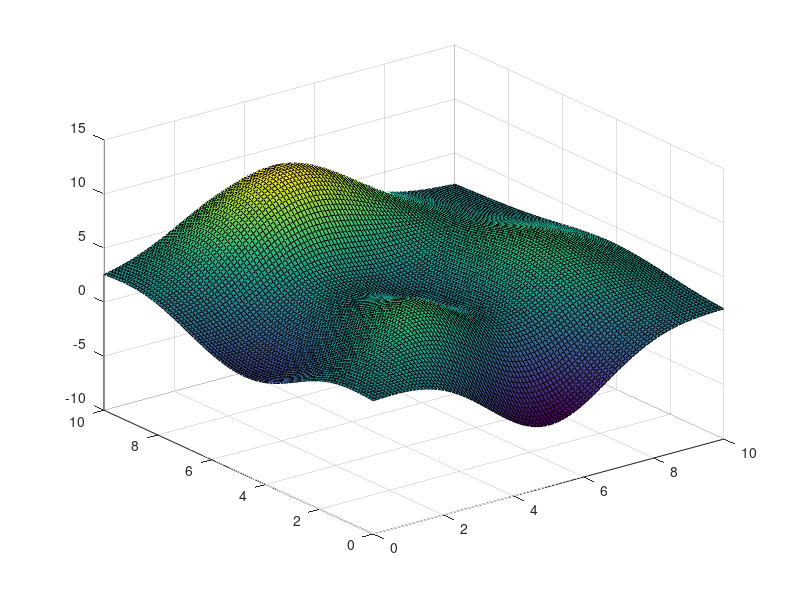

The MATLAB source for this figure: (Note: this script raises an error after producing the figure.)
close all
clear all
clc
cd 'D:\OneDrive\013 - Master\06 - Masterarbeit\05-WrittenPart-trustful\04_MaterialMethods\img\working folder\SchematicBalanceSystem'

N = 100;
X0 = linspace(0,10,N);
Y0 = X0;

figure
% surface layer
n = linspace(-1.5,2,N);
[X1,Y1,Z1] = peaks(n);
Z1 = Z1+2;
s = surf(X0,Y0,Z1);
s.FaceAlpha = 1.0;
s.FaceColor = [0.4660 0.6740 0.1880];
s.LineStyle = 'none';
s.FaceLighting = 'gouraud';
s.AmbientStrength = 0.7;
s.DiffuseStrength = 0.6;
s.SpecularStrength = 0.3;
light("Style","infinite","Position",[-1 -10 20])
hold on
% second layer
n = linspace(-1.0,2.0,N);
[X2,Y2,Z2] = peaks(n);
Z2 = Z2/1.4-5;
s = surf(X0,Y0,Z2);
s.FaceColor = [0.5 0.5 0.5];
s.LineStyle = 'none';
% third layer
n = linspace(-0.5,1.5,N);
[X3,Y3,Z3] = peaks(n);
Z3 = Z3/1.7-10;
s = surf(X0,Y0,Z3);
s.FaceAlpha = 1.0;
s.FaceColor = [0.3010 0.7450 0.9330];
s.LineStyle = 'none';
% fourth layer
n = linspace(0,2.0,N);
[X4,Y4,Z4] = peaks(n);
Z4 = -transpose(Z4)/2-15;
s = surf(X0,Y0,Z4);
s.FaceAlpha = 1.0;
s.FaceColor = [0.3010 0.7450 0.9330];
s.LineStyle = 'none';

% side faces

% front left
X = [min(X0) min(X0)];
Y = transpose([Y0; Y0]);
Z12 = [Z1(:,1) Z2(:,1)];
Z23 = [Z2(:,1) Z3(:,1)];
Z34 = [Z3(:,1) Z4(:,1)];
%Zfl12 = [Z1(:,1) Z2(:,1)];
s12 = surf(X,Y,Z12);
s23 = surf(X,Y,Z23);
s34 = surf(X,Y,Z34);
s12.EdgeColor = 'none';
s23.EdgeColor = 'none';
s34.EdgeColor = 'none';
s12.FaceColor = [0.9290 0.6940 0.1250];
s23.FaceColor = [0.6 0.6 0.6];
s34.FaceColor = [0.3010 0.7450 0.9330];
s12.AmbientStrength = 0.8;
s23.AmbientStrength = 0.8;
s34.AmbientStrength = 0.8;

% front right
X = [X0; X0];
Y = [min(Y0) min(Y0)];
Z12 = [Z1(1,:); Z2(1,:)];
Z23 = [Z2(1,:); Z3(1,:)];
Z34 = [Z3(1,:); Z4(1,:)];
%Zfl12 = [Z1(:,1) Z2(:,1)];
s12 = surf(X,Y,Z12);
s23 = surf(X,Y,Z23);
s34 = surf(X,Y,Z34);
s12.EdgeColor = 'none';
s23.EdgeColor = 'none';
s34.EdgeColor = 'none';
s12.FaceColor = [0.9290 0.6940 0.1250];
s23.FaceColor = [0.6 0.6 0.6];
s34.FaceColor = [0.3010 0.7450 0.9330];
s12.AmbientStrength = 0.6;
s23.AmbientStrength = 0.6;
s34.AmbientStrength = 0.6;

% graph appearance
xlim([min(X0) max(X0)]);
ylim([min(Y0) max(Y0)]);
zlim([-20 15]);
xlabel("X");
ylabel("Y");
zlabel("Z");
axis('off');

% format and save figure
set(gcf,'units','centimeters','position',[0 0 40 30]);
screenposition = get(gcf,'Position');
set(gcf,'PaperPosition',[0 0 screenposition(3:4)],'PaperSize',[screenposition(3:4)]);
FigName = "Fig-VolumeScheme";
print(FigName,'-dpdf')% -painters 
print(FigName,'-dpng')% -painters
